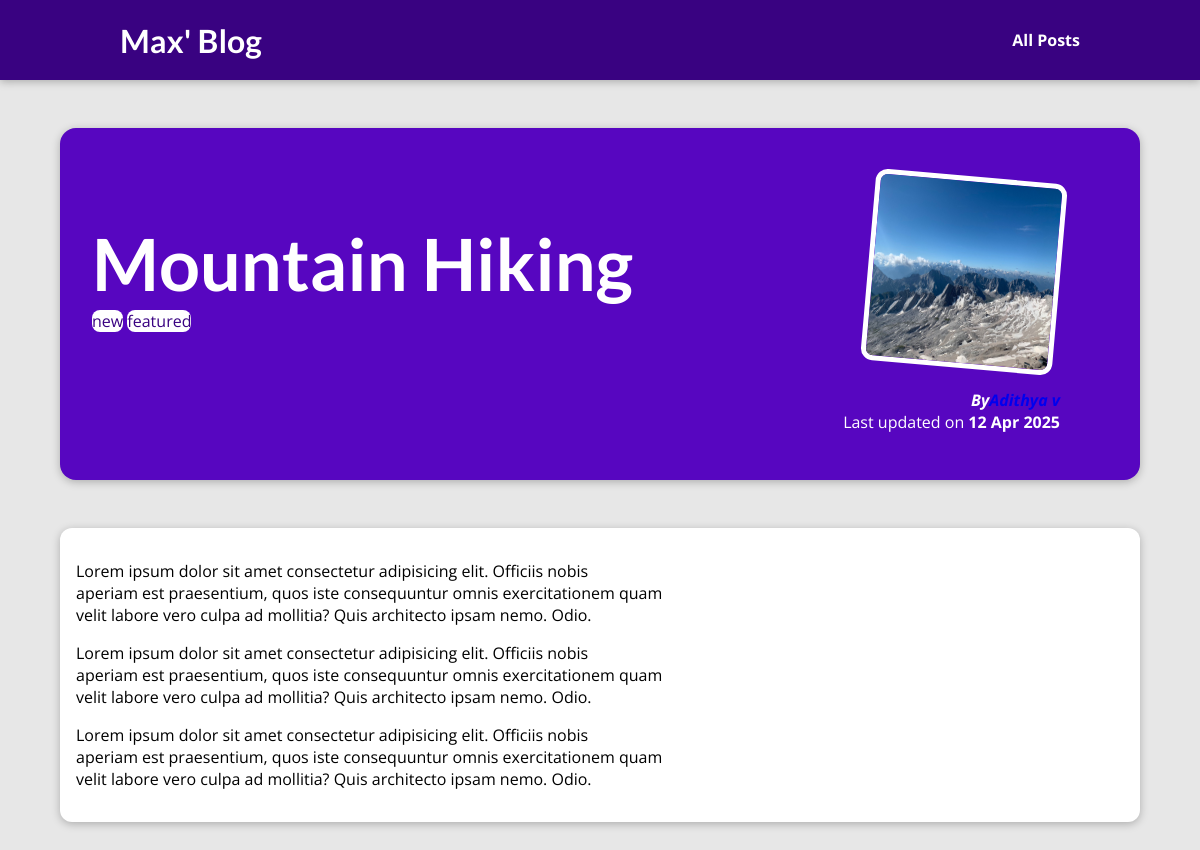
The page /posts/hike-in-the-mountains on the database its author committed.
### blog/models.py (models this page shows, shortened)
class Post(models.Model):
    title=models.CharField(max_length=50)
    excerpt=models.CharField(max_length=200)
    image=models.ImageField(upload_to="posts",null=True)
    date=models.DateField(auto_now=True)
    slug=models.SlugField(unique=True,db_index=True)
    content=models.TextField(validators=[MinLengthValidator(10)])
    author=models.ForeignKey(Author,on_delete=models.SET_NULL,null=True,related_name="posts")
    tags=models.ManyToManyField(Tag)

class Tag(models.Model):
    caption=models.CharField(max_length=20)

class Author(models.Model):
    first_name=models.CharField(max_length=100)
    last_name=models.CharField(max_length=50)
    email_address=models.EmailField()
    def __str__(self):
        return f"{self.first_name} {self.last_name}"

### blog/views.py (the view)
# urls.py: path("posts/<slug:slug>", views.post_detail,
def post_detail(request, slug):
    identified_post =get_object_or_404(Post,slug=slug)
    return render(request, "blog/post-detail.html", {
      "post": identified_post,"post_tags":identified_post.tags.all()
    })

### blog/templates/blog/post-detail.html (shortened to what this page needs)
{% extends "base.html" %}
{% load static %}
{% block css_files %}
<link rel="stylesheet" href="{% static "blog/post-detail.css" %}" />
{% endblock %}
{% block content %}
<section id="summary">
  <h2>{{ post.title }}</h2>
  <div>{% for tag in post_tags %}
    <span class="tag">{{tag.caption}}</span>
      {% endfor %}
  </div>
  <article>
    <img src="{{post.image.url}}" alt="{{ post.title }}" />
    <address>By<a href="mailto:{{post.author.email_address}}">{{ post.author }}</a></address>
    <div>Last updated on <time>{{ post.date|date:"d M Y" }}</time></div>
  </article>
</section>
<main>
  {{ post.content|linebreaks }}
</main>
{% endblock %}

### templates/base.html (shortened to what this page needs)
{% load static %}
<!DOCTYPE html>
<html lang="en">
<head>
  <link rel="stylesheet" href="{% static "app.css" %}">
  {% block css_files %}{% endblock %}
</head>
<body>
  <header id="main-navigation">
    <h1><a href="{% url "starting-page" %}">Max' Blog</a></h1>
    <nav>
      <a href="{% url "posts-page" %}">All Posts</a>
    </nav>
  </header>
  {% block content %}
  {% endblock %}
</body>
</html>

### static/app.css (style rules this page uses)
* { box-sizing: border-box; }
html { font-family: 'Open Sans', 'Lato', sans-serif; }
body { margin: 0; }
h1, h2, h3 { font-family: 'Lato', sans-serif; font-weight: bold; }
#main-navigation { width: 100%; height: 5rem; display: flex; justify-content: space-between; align-items: center; padding: 0 10%; position: absolute; top: 0; left: 0; }
#main-navigation a { text-decoration: none; color: white; font-weight: bold; }

### blog/static/blog/post-detail.css (style rules this page uses)
body { background-color: #e7e7e7; }
#main-navigation { background-color: #390281; box-shadow: 0 2px 8px rgba(0, 0, 0, 0.25); }
#summary { margin: 8rem auto 3rem auto; padding: 2rem; width: 90%; max-width: 90rem; border-radius: 16px; background-color: #5706c0; position: relative; box-shadow: 0 2px 8px rgba(0, 0, 0, 0.25); height: 22rem; }
#summary h2 { color: white; font-size: 4.5rem; margin-bottom: 0.25rem; }
#summary article { position: absolute; top: 2rem; right: 3rem; padding: 1rem 2rem; border-radius: 12px; text-align: right; color: white; }
#summary article img { width: 12rem; height: 12rem; border-radius: 12px; transform: rotateZ(5deg); border: 5px solid white; margin-bottom: 1rem; }
#summary address { font-weight: bold; }
#summary a { colour: white; text-decoration: none; }
#summary time { font-weight: bold; }
main { width: 90%; max-width: 90rem; margin: 3rem auto; background-color: white; padding: 1rem; border-radius: 12px; box-shadow: 0 2px 8px rgba(0, 0, 0, 0.25); }
.tag { background-color: white; color: #390281; padding: 0.5rem 1 rem; border-radius: 8px; }

### rows shown on the page
Post: title "Mountain Hiking", image (picture), author "Adithya v", date "12 Apr 2025", content "Lorem ipsum dolor sit amet consectetur adipisicing elit. Officiis nobis aperiam est praesentium, quos iste consequuntur omnis exercitationem quam velit labore vero culpa ad mollitia? Quis architecto ipsam nemo. Odio. Lorem ipsum dolor sit amet consectetur adipisicing elit. Officiis nobis aperiam est praesentium, quos iste consequuntur omnis exercitationem quam velit labore vero culpa ad mollitia? Quis architecto ipsam nemo. Odio. Lorem ipsum dolor sit amet consectetur adipisicing elit. Officiis nobis aperiam est praesentium, quos iste consequuntur omnis exercitationem quam velit labore vero culpa ad mollitia? Quis architecto ipsam nemo. Odio."
Tag: caption "new"
Tag: caption "featured"
